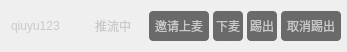
<?xml version="1.0" encoding="UTF-8"?>
<ui version="4.0">
 <class>VHRoomMemberWdg</class>
 <widget class="QWidget" name="VHRoomMemberWdg">
  <property name="geometry">
   <rect>
    <x>0</x>
    <y>0</y>
    <width>347</width>
    <height>48</height>
   </rect>
  </property>
  <property name="windowTitle">
   <string>VHRoomMemberWdg</string>
  </property>
  <property name="styleSheet">
   <string notr="true"/>
  </property>
  <layout class="QHBoxLayout" name="horizontalLayout">
   <property name="spacing">
    <number>4</number>
   </property>
   <property name="rightMargin">
    <number>4</number>
   </property>
   <item>
    <widget class="QLabel" name="label_user_id">
     <property name="minimumSize">
      <size>
       <width>80</width>
       <height>0</height>
      </size>
     </property>
     <property name="maximumSize">
      <size>
       <width>80</width>
       <height>16777215</height>
      </size>
     </property>
     <property name="styleSheet">
      <string notr="true">color: rgb(202, 202, 202);</string>
     </property>
     <property name="text">
      <string>qiuyu123</string>
     </property>
    </widget>
   </item>
   <item>
    <widget class="QLabel" name="label_status">
     <property name="minimumSize">
      <size>
       <width>50</width>
       <height>0</height>
      </size>
     </property>
     <property name="maximumSize">
      <size>
       <width>50</width>
       <height>16777215</height>
      </size>
     </property>
     <property name="styleSheet">
      <string notr="true">color: rgb(202, 202, 202);</string>
     </property>
     <property name="text">
      <string>推流中</string>
     </property>
    </widget>
   </item>
   <item>
    <widget class="QPushButton" name="pushButton_invite">
     <property name="minimumSize">
      <size>
       <width>60</width>
       <height>30</height>
      </size>
     </property>
     <property name="maximumSize">
      <size>
       <width>60</width>
       <height>30</height>
      </size>
     </property>
     <property name="styleSheet">
      <string notr="true">QPushButton#pushButton_invite{
color: rgb(202, 202, 202);
	background-color: rgb(106, 106, 106);
	border-radius:4px;
}

QPushButton#pushButton_invite:hover{
color: rgb(202, 202, 202);
	background-color: rgb(141, 141, 141);
	border-radius:4px;
}</string>
     </property>
     <property name="text">
      <string>邀请上麦</string>
     </property>
    </widget>
   </item>
   <item>
    <widget class="QPushButton" name="pushButton_StopActive">
     <property name="minimumSize">
      <size>
       <width>30</width>
       <height>30</height>
      </size>
     </property>
     <property name="maximumSize">
      <size>
       <width>30</width>
       <height>30</height>
      </size>
     </property>
     <property name="styleSheet">
      <string notr="true">QPushButton#pushButton_StopActive{
color: rgb(202, 202, 202);
	background-color: rgb(106, 106, 106);
	border-radius:4px;
}

QPushButton#pushButton_StopActive:hover{
color: rgb(202, 202, 202);
	background-color: rgb(141, 141, 141);
	border-radius:4px;
}</string>
     </property>
     <property name="text">
      <string>下麦</string>
     </property>
    </widget>
   </item>
   <item>
    <widget class="QPushButton" name="pushButton_kickout">
     <property name="minimumSize">
      <size>
       <width>30</width>
       <height>30</height>
      </size>
     </property>
     <property name="maximumSize">
      <size>
       <width>30</width>
       <height>30</height>
      </size>
     </property>
     <property name="styleSheet">
      <string notr="true">QPushButton#pushButton_kickout{
color: rgb(202, 202, 202);
	background-color: rgb(106, 106, 106);
	border-radius:4px;
}

QPushButton#pushButton_kickout:hover{
color: rgb(202, 202, 202);
	background-color: rgb(141, 141, 141);
	border-radius:4px;
}</string>
     </property>
     <property name="text">
      <string>踢出</string>
     </property>
    </widget>
   </item>
   <item>
    <widget class="QPushButton" name="pushButton_cancelKickOut">
     <property name="minimumSize">
      <size>
       <width>60</width>
       <height>30</height>
      </size>
     </property>
     <property name="maximumSize">
      <size>
       <width>60</width>
       <height>30</height>
      </size>
     </property>
     <property name="styleSheet">
      <string notr="true">QPushButton#pushButton_cancelKickOut{
color: rgb(202, 202, 202);
	background-color: rgb(106, 106, 106);
	border-radius:4px;
}

QPushButton#pushButton_cancelKickOut:hover{
color: rgb(202, 202, 202);
	background-color: rgb(141, 141, 141);
	border-radius:4px;
}</string>
     </property>
     <property name="text">
      <string>取消踢出</string>
     </property>
    </widget>
   </item>
   <item>
    <spacer name="horizontalSpacer">
     <property name="orientation">
      <enum>Qt::Horizontal</enum>
     </property>
     <property name="sizeHint" stdset="0">
      <size>
       <width>40</width>
       <height>20</height>
      </size>
     </property>
    </spacer>
   </item>
  </layout>
 </widget>
 <layoutdefault spacing="6" margin="11"/>
 <resources/>
 <connections/>
</ui>
